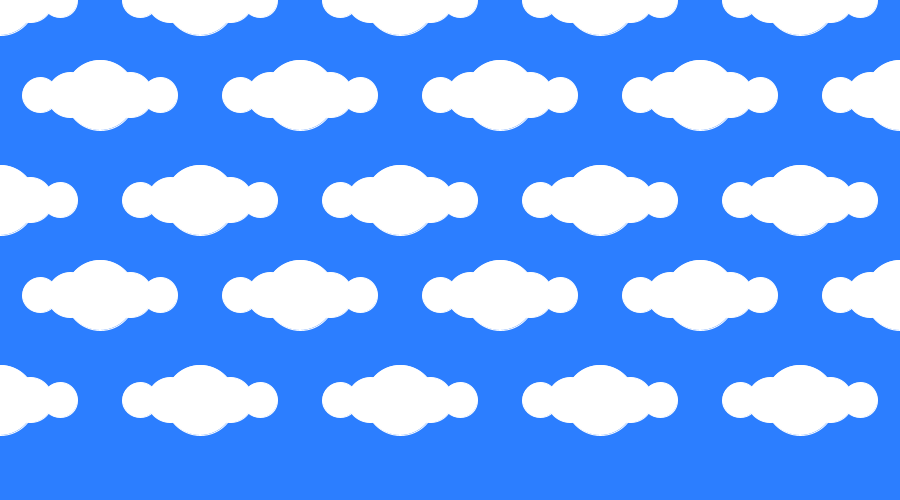
Frame 1 (no input)
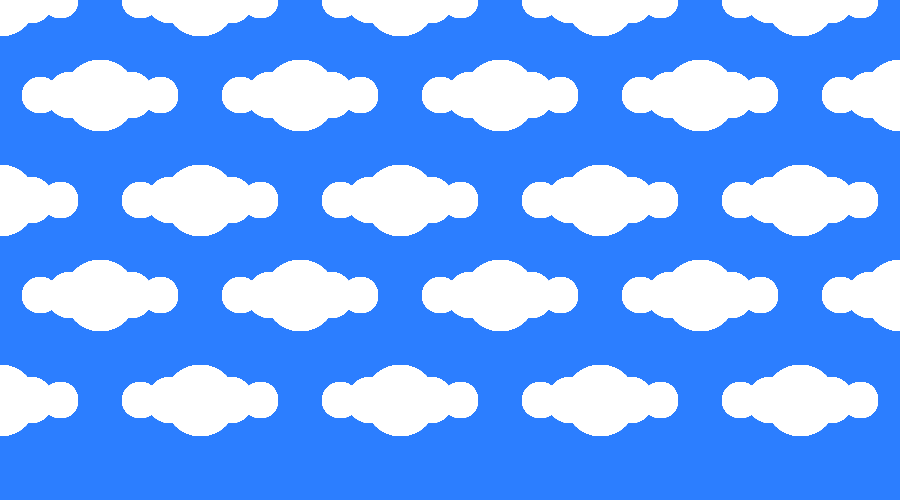
Frame 60 (the mouse pressed at the canvas centre just before this capture)
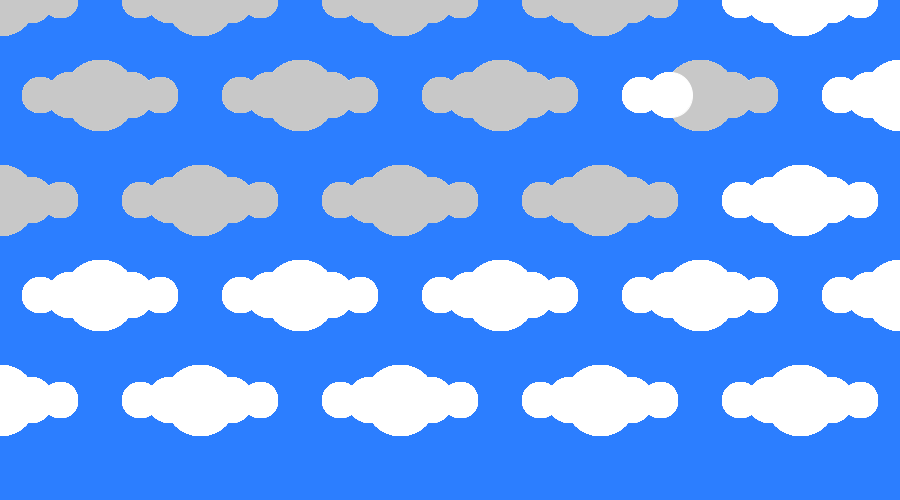
Frame 120 (the mouse held since frame 60 and released just before this capture)

The Processing sketch that drew these frames (run headless with seeded random() and noise(); from frame 60 on, the mouse is pressed at the canvas centre):

// Processing sketch: processing_51443
// ── processing_51443.pde

//Math, Programming & Art
//Feb. 7, 2012
//by Mariana Moreno- Gonzalez
//HW Wk4: Interactive Pattern

void setup (){
  background (44,126,255);
  size (900,500);
  smooth ();
  stroke (255);
}

void draw (){
  for (int i= 0; i < 2000; i +=200){
    for (int j= 0; j < height; j +=200){
      if (mouseX > i-200 && mouseX < i+2000 && mouseY > j && mouseY < j+height){
        stroke (200);
        fill (200);
      } else {
        stroke (255);
        fill (255);
      }       
      //off-centered clouds
      ellipse (i-160,j-105,35,35);
      ellipse (i-130,j-105,45,45);
      ellipse (i+100,j-105,70,70);
      ellipse (i+130,j-105,45,45);
      ellipse (i+160,j-105,35,35);
      //centered clouds
      ellipse (i-60,j,35,35);
      ellipse (i-30,j,45,45);
      ellipse (i,j,70,70);
      ellipse (i+30,j,45,45);
      ellipse (i+60,j,35,35);
    }
  }
}
